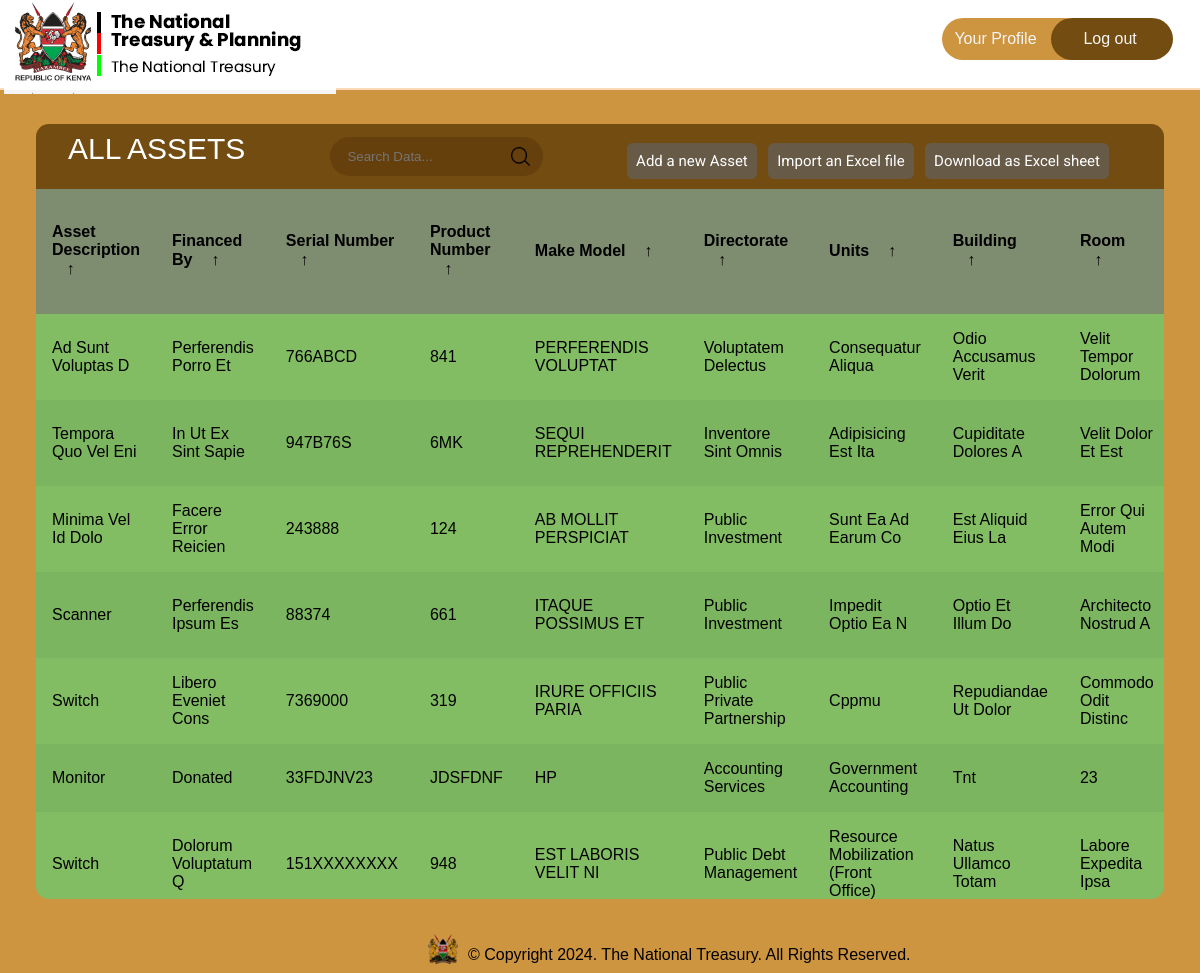
/assets/ (signed in), run on the app's committed database.
### inventory/models.py (models this page shows, shortened)
class Asset(db.Model):
    idassets = db.Column(db.Integer, primary_key=True)
    asset_description = db.Column(db.Text, nullable=False)
    financed_by = db.Column(db.Text, default="N/A")
    serial_number = db.Column(db.Text, nullable=False, unique=True)
    product_number = db.Column(db.Text, nullable=False)
    make_model = db.Column(db.Text, nullable=False)
    directorate = db.Column(db.Text, nullable=False)
    units = db.Column(db.Text, nullable=False)
    building = db.Column(db.Text, nullable=False)
    room = db.Column(db.Integer, nullable=False)
    officer_allocated = db.Column(db.Text, default="N/A")
    officer_contact_info = db.Column(db.Text, default="N/A")
    state = db.Column(db.Text, nullable=False)

### inventory/routes.py (the view)
@app.route("/assets/")
@login_required
def show_assets():
    assets = Asset.query.all()
    return render_template("dashboard.html", assets=assets)

### inventory/models.py (called while the page is built)
@login_manager.user_loader
def load_user(user_id):
    return User.query.get(int(user_id))

### inventory/templates/dashboard.html (shortened to what this page needs)
{% extends "base.html" %}
{% block head %}
{{ super() }}
<link rel="stylesheet" href="{{ url_for('static', filename='dashboard.css') }}">
{% endblock head %}
{% block navlinks %}
<a href="{{ url_for('profile') }}" style="width: 9em;" class="links signup">Your Profile</a>
<a href="{{ url_for('logout') }}" class="links login">Log out</a>
{% endblock navlinks %}
{% block body %}
<div class="main">
    <main class="table" id="customers_table">
        <section class="table__header">
            <a href="{{ url_for('show_assets') }}" class="all-assets-btn" ><h1>All Assets</h1></a>
            <div class="input-group">
                <input type="search" placeholder="Search Data...">
		<img src="{{ url_for('static', filename='assets/images/search.png') }}" alt="">
            </div>
	    <div class="table-links">
		<a href="{{ url_for('create_assets') }}" class="add-asset-link">Add a new Asset</a>
		<button id="import-excel-btn" class="import-excel">Import an Excel file</button>
		<button id="toEXCEL" class="export-excel">Download as
			Excel sheet</button>
	    </div>
        </section>
        <section class="table__body">
            <table>
                <thead>
                    <tr>
                        <th> Asset Description <span class="icon-arrow">&UpArrow;</span></th>
                        <th> Financed by <span class="icon-arrow">&UpArrow;</span></th>
                        <th> Serial Number <span class="icon-arrow">&UpArrow;</span></th>
                        <th> Product Number<span class="icon-arrow">&UpArrow;</span></th>
                        <th> Make Model <span class="icon-arrow">&UpArrow;</span></th>
                        <th> Directorate <span class="icon-arrow">&UpArrow;</span></th>
                        <th> Units <span class="icon-arrow">&UpArrow;</span></th>
                        <th> Building <span class="icon-arrow">&UpArrow;</span></th>
                        <th> Room <span class="icon-arrow">&UpArrow;</span></th>
                    </tr>
                </thead>
                <tbody>
					{% for asset in assets %}
					<tr>
						<td>{{ asset.asset_description }}</td>
						<td>{{ asset.financed_by }}</td>
						<td>{{ asset.serial_number }}</td>
						<td>{{ asset.product_number }}</td>
						<td>{{ asset.make_model }}</td>
						<td>{{ asset.directorate }}</td>
						<td>{{ asset.units }}</td>
						<td>{{ asset.building }}</td>
						<td>{{ asset.room }}</td>
					</tr>
						{% endfor %}
                </tbody>
            </table>
        </section>
    </main>
	{% endblock body %}

### inventory/templates/base.html (shortened to what this page needs)
<!DOCTYPE html>
<html lang="en">
<head>
	{% block head %}
	<link rel="stylesheet" href="https://cdnjs.cloudflare.com/ajax/libs/font-awesome/6.5.1/css/all.min.css"
 />
		<link rel="stylesheet" href="{{ url_for('static',filename='style.css') }}">
	{% endblock head %}
</head>
<body>
	<div class="nav">
		<div class="logo">
			<a href="{{ url_for('index') }}"><img
					src=" {{ url_for('static', filename='assets/images/TNT logo.png')  }} "
					alt="treasury logo"></img></a>
		</div>
		<div class="links">
			{% block navlinks %}
			{% endblock navlinks %}
		</div>
	</div>
	{% block body %}
	{% endblock body %}
	<div class="footer">
		<img src="{{ url_for('static', filename='assets/images/tntfooterlogo.png') }}" alt="footer logo"
			width="30" height="30">
		<p>© Copyright <span class="copyright-year"></span>. The National Treasury. All Rights Reserved.</p>
	</div>
</body>
</html>

### inventory/static/style.css (style rules this page uses)
* { margin: 0; padding: 0; box-sizing: border-box; color-scheme: light; @import url('https://fonts.googleapis.com/css2?family=PT+Mono&display=swap'); }
body { display: flex; flex-direction: column; height: 100%; background-color: #ce9540; }
.nav { display: flex; justify-content: space-between; align-items: center; border-bottom: 2px solid peachpuff; padding-left: 4px; padding-top: 5px; padding-right: 15px; background-color: white; position: sticky; top: 0; height: 90px; width: 100%; }
.links { padding: 12px; display: flex; align-items: center; gap: 32px; border-radius: 34px; margin-bottom: 8px; }
.links>a { text-decoration: none; color: whitesmoke; width: 7.6em; }
.signup { background-color: #CE9540; }
.login { background-color: #734C11; margin-left: -67px; padding-left: 32px; }
.footer { display: flex; align-items: center; gap: 10px; margin-left: 8px; position: fixed; bottom: 0; margin-bottom: 4px; left: 35vw; }
.main { display: flex; flex-direction: column; align-items: center; }
.footer { margin-top: 12px; padding-top: 18px; display: flex; align-items: end; justify-content: center; }

### inventory/static/dashboard.css (style rules this page uses)
section { background-color: #734c11; }
body { display: flex; flex-direction: column; height: 100%; background-color: #ce9540; }
.all-assets-btn { text-decoration: none; }
.logo { background: url('assets/images/TNT\ logo.png'); background-color: whitesmoke; background-blend-mode: multiply; }
.table-links { margin-top: 20px; margin-right: 16px; }
.table-links>* { padding: 9px; background-color: #675a47; margin-right: 7px; margin-bottom: 12px; color: #fff; font-family: 'Roboto', sans-serif; font-size: 15px; border-radius: 6px; appearance: none; border: none }
.add-asset-link { text-decoration: none; }
h1 { font-size: 30px; color: #fff; text-transform: uppercase; font-weight: 300; text-align: center; margin-bottom: 15px; }
.footer { position: fixed; bottom: 5px; }
* { margin: 0; padding: 0; box-sizing: border-box; font-family: sans-serif; }
td, th { width: 200px; }
main.table { width: 94%; margin: 34px 0px; background-color: #734c11; height: calc(90vh - 101px); backdrop-filter: blur(7px); border-radius: .8rem; overflow: auto; }
tbody { background: #82bd63; }
td { width: 400px; }
.table__header { width: 100%; height: 65px; padding: .8rem 2rem; display: flex; justify-content: space-between; align-items: center; }
.table__header .input-group { width: 20%; height: 100%; background-color: #4a270455; padding: 0 .8rem; border-radius: 2rem; display: flex; justify-content: center; align-items: center; transition: .2s; }
.table__header .input-group img { width: 1.2rem; height: 1.2rem; }
.table__header .input-group input { width: 100%; padding: 0 .5rem 0 .3rem; background-color: transparent; border: none; outline: none; }
table { width: 100%; }
table, th, td { border-collapse: collapse; padding: 1rem; text-align: left; }
thead th { position: sticky; top: 0; left: 0; background-color: #87bbb494; cursor: pointer; text-transform: capitalize; }
tbody tr:nth-child(even) { background-color: #0000000b; }
tbody tr { --delay: .1s; transition: .5s ease-in-out var(--delay), background-color 0s; }
tbody tr td, tbody tr td p, tbody tr td img { transition: .2s ease-in-out; }
thead th span.icon-arrow { display: inline-block; width: 1.3rem; height: 1.3rem; border-radius: 50%; border: 1.4px solid transparent; text-align: center; font-size: 1rem; margin-left: .5rem; transition: .2s ease-in-out; }

### data on the page
Asset: asset_description "Ad Sunt Voluptas D", financed_by "Perferendis Porro Et", serial_number "766ABCD", product_number "841", make_model "PERFERENDIS VOLUPTAT", directorate "Voluptatem Delectus", units "Consequatur Aliqua", building "Odio Accusamus Verit", room "Velit Tempor Dolorum"
Asset: asset_description "Tempora Quo Vel Eni", financed_by "In Ut Ex Sint Sapie", serial_number "947B76S", product_number "6MK", make_model "SEQUI REPREHENDERIT", directorate "Inventore Sint Omnis", units "Adipisicing Est Ita", building "Cupiditate Dolores A", room "Velit Dolor Et Est"
Asset: asset_description "Minima Vel Id Dolo", financed_by "Facere Error Reicien", serial_number "243888", product_number "124", make_model "AB MOLLIT PERSPICIAT", directorate "Public Investment", units "Sunt Ea Ad Earum Co", building "Est Aliquid Eius La", room "Error Qui Autem Modi"
Asset: asset_description "Scanner", financed_by "Perferendis Ipsum Es", serial_number "88374", product_number "661", make_model "ITAQUE POSSIMUS ET", directorate "Public Investment", units "Impedit Optio Ea N", building "Optio Et Illum Do", room "Architecto Nostrud A"
Asset: asset_description "Switch", financed_by "Libero Eveniet Cons", serial_number "7369000", product_number "319", make_model "IRURE OFFICIIS PARIA", directorate "Public Private Partnership", units "Cppmu", building "Repudiandae Ut Dolor", room "Commodo Odit Distinc"
Asset: asset_description "Monitor", financed_by "Donated", serial_number "33FDJNV23", product_number "JDSFDNF", make_model "HP", directorate "Accounting Services", units "Government Accounting", building "Tnt", room "23"
Asset: asset_description "Switch", financed_by "Dolorum Voluptatum Q", serial_number "151XXXXXXXX", product_number "948", make_model "EST LABORIS VELIT NI", directorate "Public Debt Management", units "Resource Mobilization (Front Office)", building "Natus Ullamco Totam", room "Labore Expedita Ipsa"
